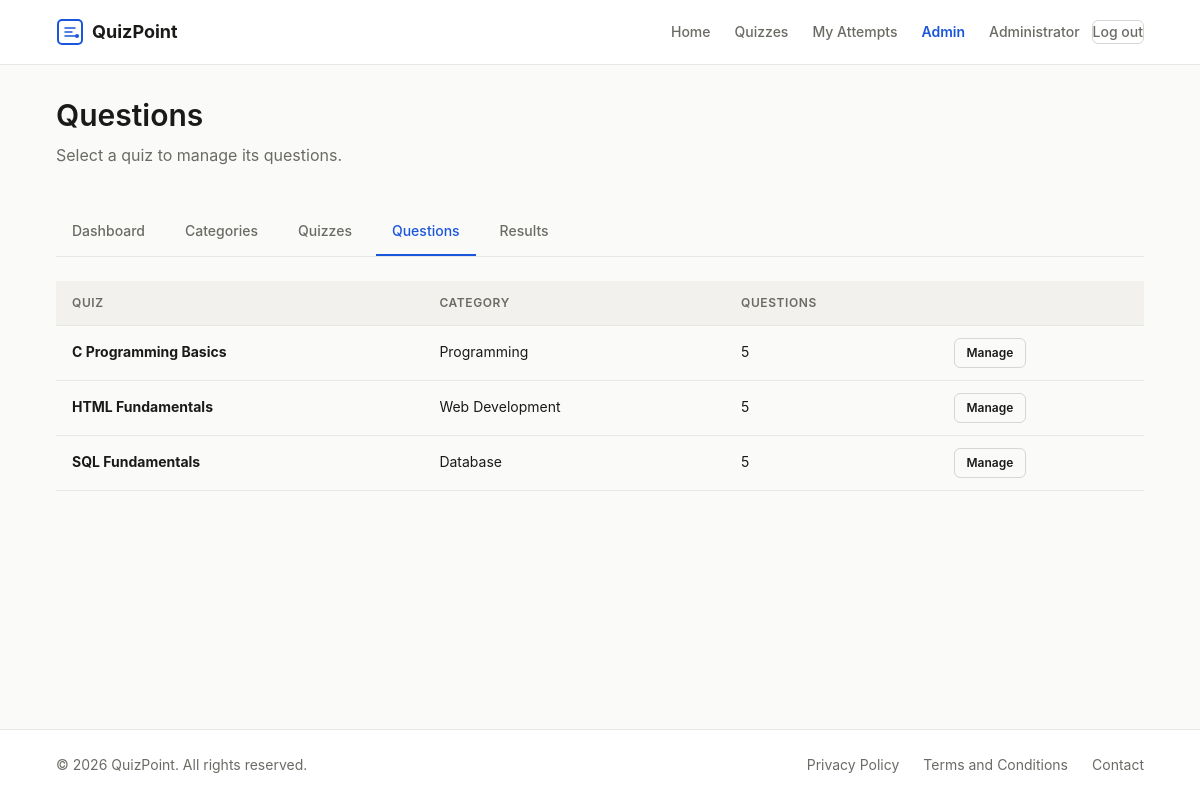
/online-quiz-system/admin/questions.php (signed in), run on the app's committed database.
### tables this page shows
CREATE TABLE quizzes (
    quiz_id INT AUTO_INCREMENT PRIMARY KEY,
    title VARCHAR(200) NOT NULL,
    category_id INT NOT NULL,
    description TEXT,
    status ENUM('active', 'inactive') NOT NULL DEFAULT 'active',
    FOREIGN KEY (category_id) REFERENCES categories(category_id) ON DELETE RESTRICT,
    INDEX idx_category (category_id),
    INDEX idx_status (status)
);

CREATE TABLE categories (
    category_id INT AUTO_INCREMENT PRIMARY KEY,
    category_name VARCHAR(100) NOT NULL
);

### online-quiz-system/includes/helpers.php (called while the page is built, shortened)
<?php
function e(string $value): string
{
    return htmlspecialchars($value, ENT_QUOTES, 'UTF-8');
}

### online-quiz-system/admin/questions.php (the view, shortened to what this page needs)
<?php
require_once __DIR__ . '/../includes/helpers.php';
require __DIR__ . '/../includes/header.php';
$db = getDB();
$quizId = isset($_GET['quiz_id']) ? (int)$_GET['quiz_id'] : 0;
if ($quizId <= 0) {
    $quizzes = $db->query(
        'SELECT q.quiz_id, q.title, c.category_name,
                (SELECT COUNT(*) FROM questions WHERE quiz_id = q.quiz_id) AS question_count
         FROM quizzes q
         JOIN categories c ON q.category_id = c.category_id
         ORDER BY q.title'
    )->fetchAll();
    ?>
    <div class="container">
        <div class="page-header">
            <h1>Questions</h1>
            <p>Select a quiz to manage its questions.</p>
        </div>
        <?php require __DIR__ . '/admin-nav.php'; ?>
        <?php if (empty($quizzes)): ?>
            <div class="empty-state">
                <p>No quizzes exist yet. Create a quiz first.</p>
                <a href="<?= e(BASE_URL) ?>/admin/quiz-edit.php" class="btn btn-primary">Add quiz</a>
            </div>
        <?php else: ?>
            <div class="table-responsive">
                <table class="table">
                    <thead>
                        <tr>
                            <th>Quiz</th>
                            <th>Category</th>
                            <th>Questions</th>
                            <th></th>
                        </tr>
                    </thead>
                    <tbody>
                        <?php foreach ($quizzes as $q): ?>
                            <tr>
                                <td><strong><?= e($q['title']) ?></strong></td>
                                <td><?= e($q['category_name']) ?></td>
                                <td><?= (int)$q['question_count'] ?></td>
                                <td>
                                    <a href="<?= e(BASE_URL) ?>/admin/questions.php?quiz_id=<?= (int)$q['quiz_id'] ?>"
                                       class="btn btn-sm btn-outline">Manage</a>
                                </td>
                            </tr>
                        <?php endforeach; ?>
                    </tbody>
                </table>
            </div>
        <?php endif; ?>
    </div>
    <div style="padding-bottom: var(--space-12);"></div>
    <?php
    require __DIR__ . '/../includes/footer.php';
    exit;
}
?>
    <?php require __DIR__ . '/admin-nav.php'; ?>
<?php require __DIR__ . '/../includes/footer.php'; ?>

### online-quiz-system/assets/css/style.css (style rules this page uses)
:root { --color-bg: #fafaf8; --color-bg-alt: #f2f1ed; --color-surface: #ffffff; --color-border: #d8d6d0; --color-border-light:#e8e7e3; --color-text: #1a1a18; --color-text-muted: #6b6a65; --color-accent: #1a56db; --color-accent-hover:#1547b8; --color-accent-light:#e8eefb; --color-success: #16794a; --color-success-bg: #e7f6ee; --color-error: #c43333; --color-error-bg: #fce8e8; --color-warning: #b45309; --color-warning-bg: #fef3e2; --font-family: -apple-system, BlinkMacSystemFont, "Segoe UI", Roboto, "Helvetica Neue", Arial, sans-serif, "Apple Color Emoji", "Segoe UI Emoji"; --font-mono: "SFMono-Regular", Consolas, "Liberation Mono", Menlo, monospace; --text-xs: 0.75rem; --text-sm: 0.875rem; --text-base: 1rem; --text-lg: 1.125rem; --text-xl: 1.25rem; --text-2xl: 1.5rem; --text-3xl: 1.875rem; --text-4xl: 2.25rem; --leading-tight: 1.25; --leading-normal: 1.6; --space-1: 0.25rem; --space-2: 0.5rem; --space-3: 0.75rem; --space-4: 1rem; --space-5: 1.25rem; --space-6: 1.5rem; --space-8: 2rem; --space-10: 2.5rem; --space-12: 3rem; --space-16: 4rem; --space-20: 5rem; --radius-sm: 4px; --radius-md: 6px; --radius-lg: 8px; --shadow-sm: 0 1px 2px rgba(26, 26, 24, 0.06); --shadow-md: 0 2px 6px rgba(26, 26, 24, 0.08); --transition: 150ms ease; --container-max: 1120px; }
*, *::before, *::after { box-sizing: border-box; margin: 0; padding: 0; }
html { font-size: 100%; -webkit-text-size-adjust: 100%; scroll-behavior: smooth; }
body { font-family: var(--font-family); font-size: var(--text-base); line-height: var(--leading-normal); color: var(--color-text); background-color: var(--color-bg); min-height: 100vh; display: flex; flex-direction: column; -webkit-font-smoothing: antialiased; -moz-osx-font-smoothing: grayscale; }
a { color: var(--color-accent); text-decoration: none; transition: color var(--transition); }
.container { width: 100%; max-width: var(--container-max); margin: 0 auto; padding: 0 var(--space-4); }
h1, h2, h3, h4, h5, h6 { line-height: var(--leading-tight); font-weight: 600; color: var(--color-text); }
h1 { font-size: var(--text-3xl); margin-bottom: var(--space-6); }
p { margin-bottom: var(--space-4); }
.btn { display: inline-flex; align-items: center; justify-content: center; gap: var(--space-2); font-family: var(--font-family); font-size: var(--text-sm); font-weight: 600; line-height: 1; padding: var(--space-3) var(--space-5); border: 1px solid transparent; border-radius: var(--radius-md); cursor: pointer; text-decoration: none; transition: background-color var(--transition), border-color var(--transition), color var(--transition), box-shadow var(--transition); white-space: nowrap; }
.btn-outline { background-color: transparent; color: var(--color-text); border-color: var(--color-border); }
.btn-sm { padding: var(--space-2) var(--space-3); font-size: var(--text-xs); }
.table-responsive { overflow-x: auto; -webkit-overflow-scrolling: touch; }
.table { width: 100%; border-collapse: collapse; font-size: var(--text-sm); }
.table th, .table td { padding: var(--space-3) var(--space-4); text-align: left; border-bottom: 1px solid var(--color-border-light); }
.table th { font-weight: 600; color: var(--color-text-muted); font-size: var(--text-xs); text-transform: uppercase; letter-spacing: 0.05em; background-color: var(--color-bg-alt); }
.page-header { padding: var(--space-8) 0 var(--space-6); }
.page-header h1 { margin-bottom: var(--space-2); }
.page-header p { color: var(--color-text-muted); max-width: 600px; }

### data on the page
quizzes: title "C Programming Basics", category.category_name "Programming", question_count "5"
quizzes: title "HTML Fundamentals", category.category_name "Web Development", question_count "5"
quizzes: title "SQL Fundamentals", category.category_name "Database", question_count "5"

### other printed values
SITE_NAME "QuizPoint"
currentUserName() "Administrator"
